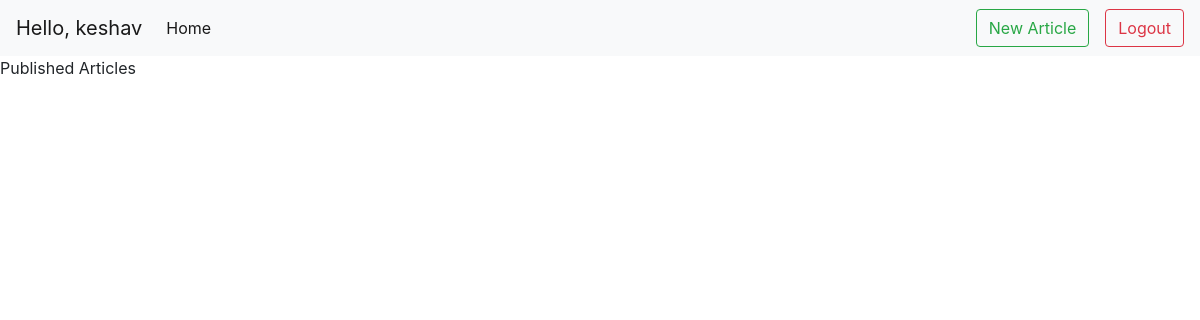
Page /blog/dashboard/ (signed in) on the earlier database version.
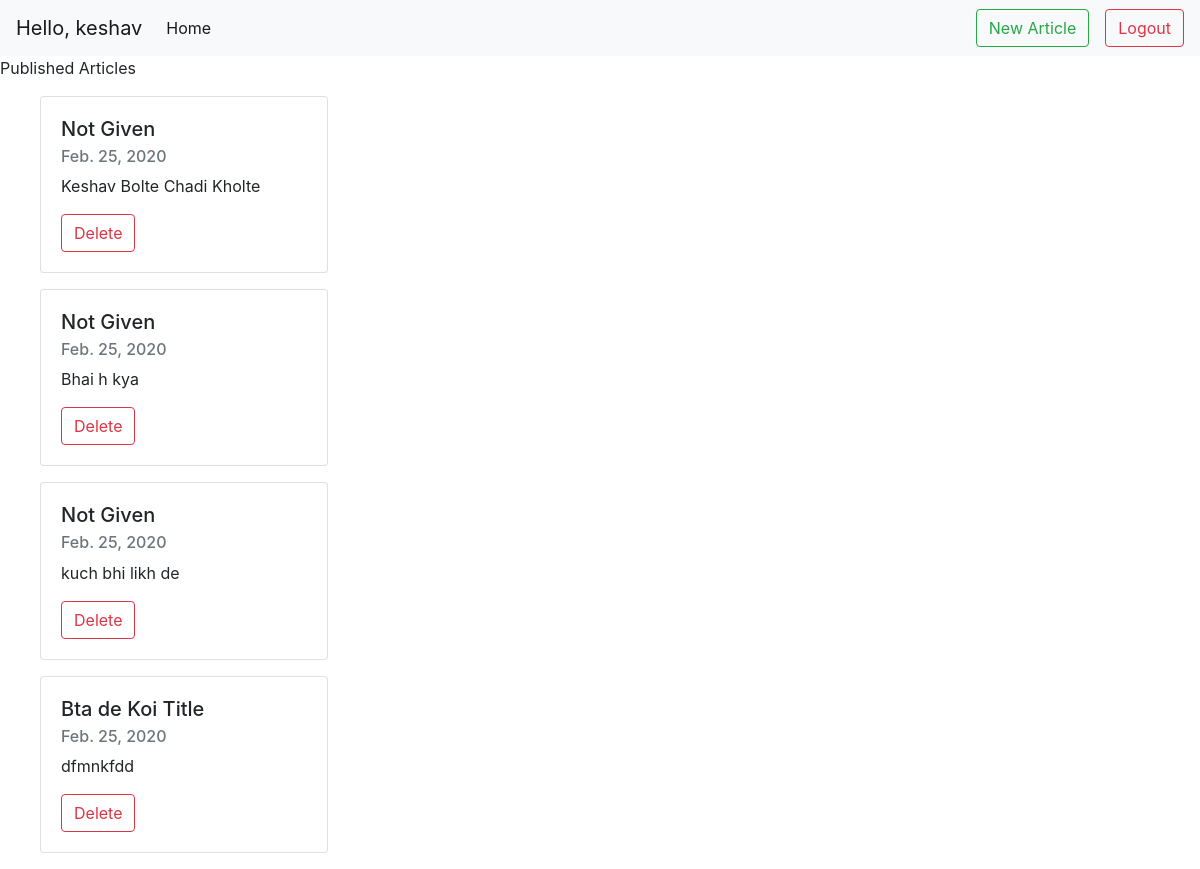
Same page on the later database version.
### blog/models.py (models this page shows, shortened)
class Article(models.Model):
	user=models.ForeignKey(User,on_delete=models.CASCADE)
	articledate=models.DateField()
	title=models.CharField(max_length=1000,default="Not Given")
	article=models.CharField(max_length=10000)

### blog/views.py (the view)
# urls.py: path('dashboard/',views.dashboard),
def dashboard(request):
	return render(request,"dashboard.html")

### templates/dashboard.html (shortened to what this page needs)
{% extends 'base.html'%}
{% block body%}
<nav class="navbar navbar-expand-lg navbar-light bg-light">
  <a class="navbar-brand" href="#">Hello, {{user}}</a>
  <div class="collapse navbar-collapse" id="navbarSupportedContent">
    <ul class="navbar-nav mr-auto">
      <li class="nav-item active">
        <a class="nav-link" href="/blog">Home <span class="sr-only">(current)</span></a>
      </li>
    </ul>
    <div class="form-inline my-2 my-lg-0">
      <a href="/blog/newarticle" class="btn btn-outline-success my-2 my-sm-0 mr-3">New Article</a>
      <a href="/blog/logout" class="btn btn-outline-danger my-2 my-sm-0">Logout</a>
    </div>
  </div>
</nav>
Published Articles
<ol>
<div>
	{% for article in user.article_set.all %}
<div class="card mt-3" style="width: 18rem;">
  <div class="card-body">
    <h5 class="card-title">{{article.title}}</h5>
    <h6 class="card-subtitle mb-2 text-muted">{{article.articledate}}</h6>
    <p class="card-text">{{article.article}}</p>
    <a href="/blog/delete/{{article.id}}" class="card-link btn btn-outline-danger">Delete</a>
  </div>
</div>
{% endfor %}
</div>
</ol>
{% endblock %}

### templates/base.html (shortened to what this page needs)
<!doctype html>
<html lang="en">
  <head>
    <link rel="stylesheet" href="https://stackpath.bootstrapcdn.com/bootstrap/4.4.1/css/bootstrap.min.css">
  </head>
  <body>
    {% block body %}
{% endblock %}
  </body>
</html>

Differences in the rows shown:
added Article: title "Not Given", articledate "Feb. 25, 2020", article "Keshav Bolte Chadi Kholte"
added Article: title "Not Given", articledate "Feb. 25, 2020", article "Bhai h kya"
added Article: title "Not Given", articledate "Feb. 25, 2020", article "kuch bhi likh de"
added Article: title "Bta de Koi Title", articledate "Feb. 25, 2020", article "dfmnkfdd"
